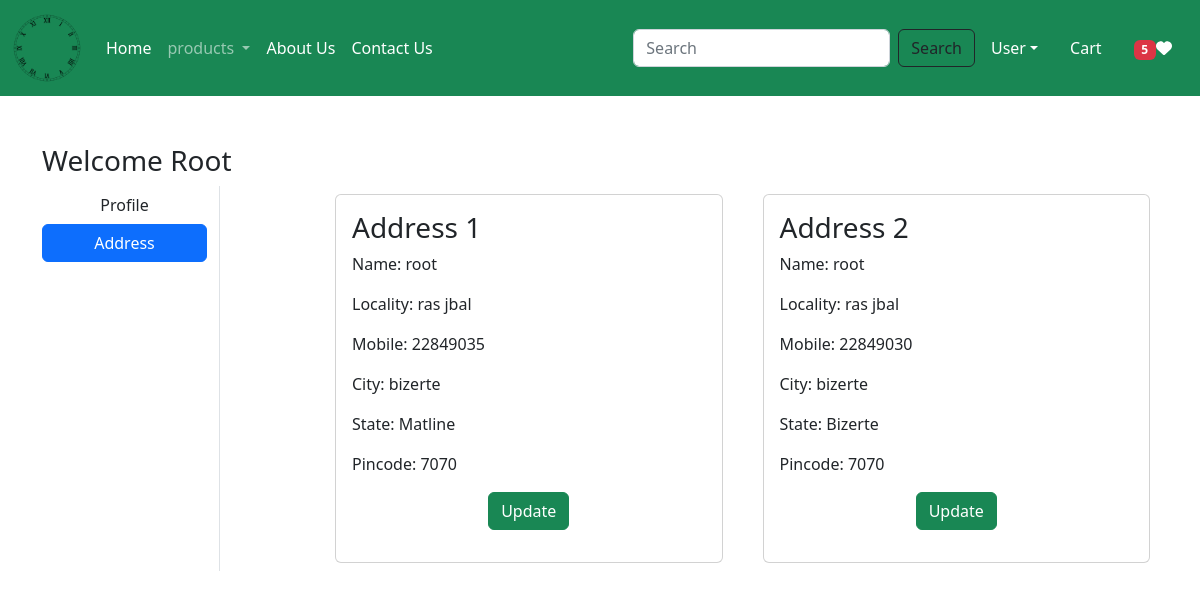
The page /address/ (signed in) on the database its author committed.
### app/models.py (models this page shows, shortened)
class Customer(models.Model):
    user = models.ForeignKey(User, on_delete=models.CASCADE)
    name = models.CharField(max_length=200)
    locality = models.CharField(max_length=200)
    city = models.CharField(max_length=50)
    mobile = models.IntegerField(default=0)
    zipcode = models.IntegerField()
    state = models.CharField(choices=STATE_CHOICES, max_length=100)

### app/views.py (the view)
# urls.py: path('address/', views.address, name='address'),  # Corrected missing quotes
@login_required
def address(request):
    add = Customer.objects. filter(user=request.user)
    totalitem = 0
    wishitem=0
    if request.user.is_authenticated:
        totalitem = len (Cart.objects. filter(user=request.user))
        wishitem = len(Wishlist.objects.filter(user=request.user))
    return render(request,'app/address.html',locals())

### app/templates/app/address.html (shortened to what this page needs)
{% extends 'app/base.html' %}
{% load static %}
{% block main-content %}
<div class="container my-5">
    <div class="row">
        <h3>Welcome <span class="text-capitalize">{{ request.user }}</span></h3>
        <div class="col-sm-2 border-end">
            <ul class="list-unstyled">
                <li class="d-grid"><a href="{% url 'profile' %}" class="btn ">Profile</a></li>
                <li class="d-grid"><a href="{% url 'address' %}" class="btn btn-primary">Address</a></li>
            </ul>
        </div>
        <div class="col-sm-9 offset-sm-1">
            <div class="row">
                {% for ad in add %}
                <div class="col-sm-6">
                    <div class="card m-2">
                        <div class="card-body">
                            <h3>Address {{ forloop.counter }}</h3>
                            <p>Name: {{ ad.name }}</p>
                            <p>Locality: {{ ad.locality }}</p>
                            <p>Mobile: {{ ad.mobile }}</p>
                            <p>City: {{ ad.city }}</p>
                            <p>State: {{ ad.state }}</p>
                            <p>Pincode: {{ ad.zipcode }}</p>
                            <p class="text-center"><a href="{%  url 'updateAddress' pk=ad.id %}" type="button" class="btn btn-success">Update</a> </p>
                        </div>
                    </div>
                </div>
                {% endfor %}
            </div>
        </div>
    </div>
</div>
{% endblock main-content %}

### rows shown on the page
Customer: name "root", locality "ras jbal", mobile "22849035", city "bizerte", state "Matline", zipcode "7070"
Customer: name "root", locality "ras jbal", mobile "22849030", city "bizerte", state "Bizerte", zipcode "7070"

### other values the page prints
{{ wishitem }} "5"
{{ request.user }} "Root"
